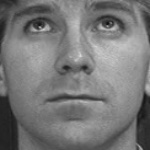
#> input picture GeorgiaTechFaces/Processedset_1/s06/03.jpg, 150 x 150 px; its folder holds only this picture in this run
$ python T2_decisiontree.py
#> lines starting #> are read from the running program, lines starting #| are printed output that depends on the picture
import os
import random
import cv2
import numpy as np
from sklearn.model_selection import train_test_split
from sklearn.tree import DecisionTreeClassifier
import matplotlib.pyplot as plt
import tqdm

processedset_path = "../GeorgiaTechFaces/Processedset_1"

X_processed = []
y = []

# 读取并处理图像数据
for subject_name in tqdm.tqdm(os.listdir(processedset_path), desc='reading processed images'):
    if os.path.isdir(os.path.join(processedset_path, subject_name)):
        subject_images_dir = os.path.join(processedset_path, subject_name)
        for img_name in os.listdir(subject_images_dir):
            if img_name.endswith('.jpg'):
                img_path = os.path.join(subject_images_dir, img_name)
                img = cv2.imread(img_path, cv2.IMREAD_GRAYSCALE)  # 读取为灰度图像
#> img is the input picture: shape (150, 150); min 14, max 217, mean 119.6
                img = cv2.resize(img, (64, 64))  # 调整图像大小（可选）
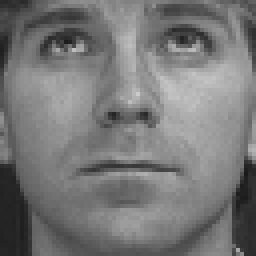
#> img: shape (64, 64) (shown 4 times larger); min 26, max 203, mean 119.4
                img_flattened = img.flatten()  # 将图像展平
#> img_flattened = 4096 values, max 203 at index 1506, min 26 at index 2813, mean 119.4
                X_processed.append(img_flattened)
                y.append(1 if len(y) < 30 * len(os.listdir(subject_images_dir)) else 0)

# 将数据集划分为训练集和测试集
X_train, X_test, y_train, y_test = train_test_split(X_processed, y, test_size=0.2, random_state=42)

# 定义 max_depth 值的范围
max_depth_values = [1, 2, 4, 8, 16]
accuracies = []

# 训练并测试决策树模型
for max_depth in max_depth_values:
    dtree = DecisionTreeClassifier(max_depth=max_depth)
    dtree.fit(X_train, y_train)
    accuracy = dtree.score(X_test, y_test)
    accuracies.append(accuracy)
    print(f"Max Depth: {max_depth}, Accuracy: {accuracy:.3f}")

# 绘制 max_depth 值与准确率的关系
plt.figure(figsize=(8, 6))
plt.plot(max_depth_values, accuracies, marker='o')
plt.xlabel("Max Depth")
plt.ylabel("Accuracy")
plt.title("Accuracy vs Max Depth for Face Recognition")
plt.grid()
plt.show()
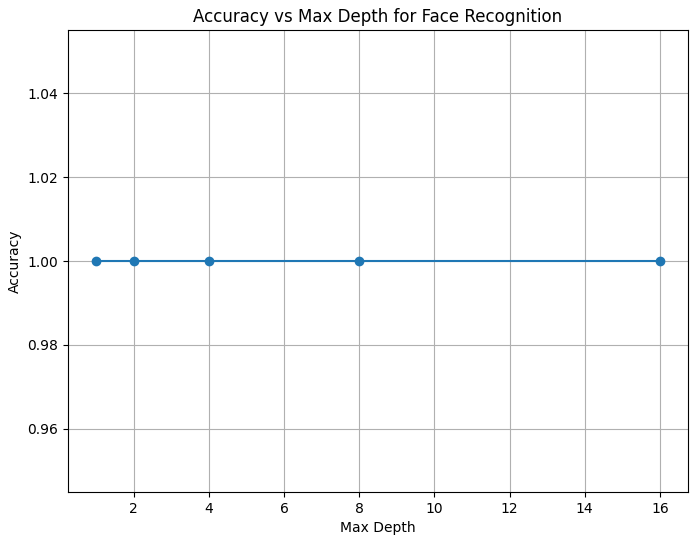
#> figure drawn by matplotlib, 1 panel
